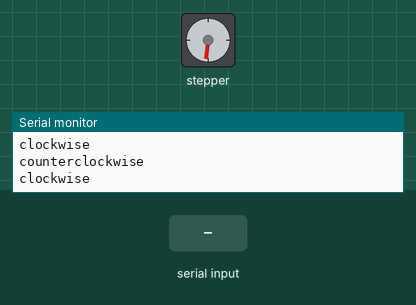
This sketch was run on a simulated Arduino Uno, built with avr-gcc and run on an emulated ATmega328P. Parts: stepper motor, the last lines printed to the serial monitor. Inputs (shaded band) come from the test bench. Stepper angles assume 1024 steps per turn.

Above: at 10.1 s.
10.2 s: byte 90 received over Serial
At 13.1 s:
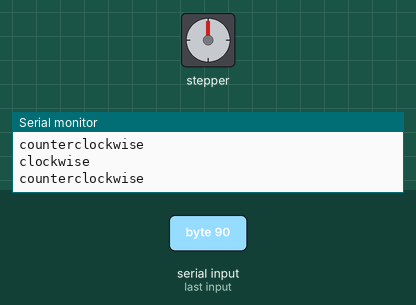
13.2 s: byte 30 received over Serial
At 13.89 s:
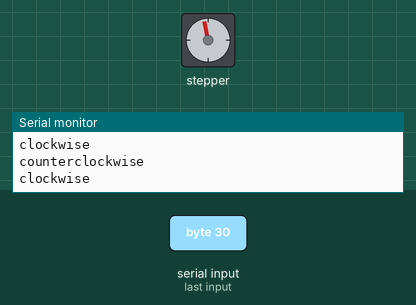
Timing chart, 0 to 71.7 s (numbered marks = the images above; inputs shaded):
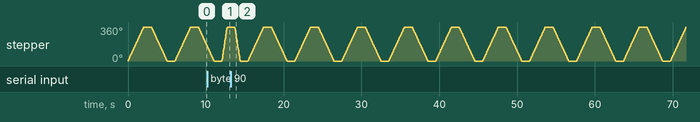

The sketch:

stepper.ino
```cpp
#include <Stepper.h>

const int stepsPerRevolution = 1024;
Stepper myStepper(stepsPerRevolution,11,9,10,8);

void setup() {
  myStepper.setSpeed(30);
  Serial.begin(9600);
}

int speed = 0;

void loop() {
  Serial.println("counterclockwise");
  myStepper.step(stepsPerRevolution);
  delay(1000);

  Serial.println("clockwise");
  myStepper.step(-stepsPerRevolution);
  delay(1000);

  // myStepper.step(stepsPerRevolution);  // 한 바퀴 회전 명령

  if (Serial.available() > 0) {
    speed = Serial.read();
    myStepper.setSpeed(speed);
  }
}
```
